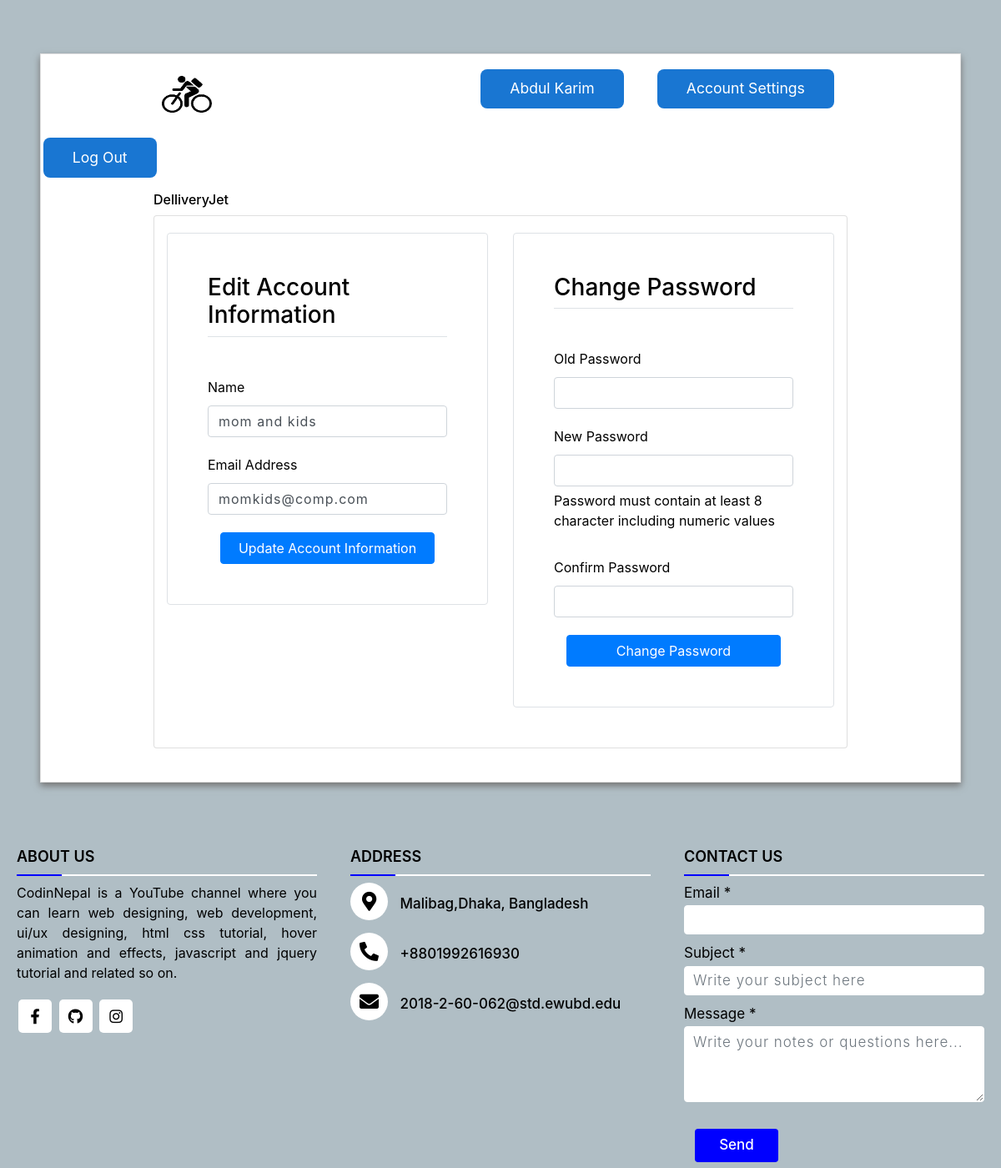
Page /account-settings/6/ (signed in) on the committed database.
### users/models.py (models this page shows, shortened)
class User(AbstractBaseUser):
    email = models.EmailField(max_length=255, unique=True)
    name = models.CharField(max_length=255)
    date_joined = models.DateTimeField(auto_now_add=True)
    is_buyer = models.BooleanField(default=False)
    is_company = models.BooleanField(default=False)
    is_DeliveryMan = models.BooleanField(default=False)
    is_active = models.BooleanField(default=True)
    is_staff = models.BooleanField(default=False)
    is_admin = models.BooleanField(default=False)
    USERNAME_FIELD = 'email'
    REQUIRED_FIELDS = ['name']  # Email & Password are required by default.
    objects = MyUserManager()

### users/views.py (the view, shortened to what this page needs)
# urls.py: path('account-settings/<str:pk>/', account_settings, name='account-settings'),
@login_required(login_url='login')
def account_settings(request, pk):
    user = User.objects.get(id=pk)
    information_form = AccountInformationForm(instance=user)
    password_form = PasswordChangeForm(request.user)
    context = {
        'information_form': information_form,
        'password_form': password_form,
    }
    return render(request, 'account-settings.html', context)

### users/forms.py
class AccountInformationForm(ModelForm):
    class Meta:
        model = User
        fields = ('name', 'email')

### users/templates/account-settings.html (shortened to what this page needs)
{% extends "base.html" %}
{% load static %}
{% load widget_tweaks %}
{% block content %}
<html>
    <head>
        <link rel="stylesheet" href="https://stackpath.bootstrapcdn.com/bootstrap/4.3.1/css/bootstrap.min.css">
</head>
<body>
<div class="container-fluid px-1 px-md-5 px-lg-1 px-xl-5 py-5 mx-auto">
    <div class="card card0 border-4">
        <div class="row d-flex">
                <div class="card1 ">
                     <div > <img src="{% static 'assets/favicon.png' %}" class="logo">
                        <button class="mbtn blue"  ><a href= "{% url 'home' %}">{{request.user.name}}</a></button>
                        <button class="mbtn blue"  ><a href= "">Account Settings</a></button>
                        <button class="mbtn blue" > <a href="{% url 'logout' %}">Log Out </a></button>
                        <div class="relative"><h6><a href="{% url 'home' %}">DelliveryJet</a></h6></div>
                    </div>
                </div>
                <div class="card2 card border-2">
<section class="site-section">
    <div class="container">
        <div class="row">
            <div class="col-lg-6 mb-5">
                <form class="p-4 p-md-5 border rounded" method="post" action="">
                    <h3 class="text-black mb-5 border-bottom pb-2">Edit Account Information</h3>
                    <div class="row form-group">
                        <div class="col-md-12 mb-3 mb-md-0">
                            <label class="text-black">Name</label>
                            {{ information_form.name|add_class:"form-control" }}
                        </div>
                    </div>
                    <div class="row form-group">
                        <div class="col-md-12 mb-3 mb-md-0">
                            <label class="text-black">Email Address</label>
                            {{ information_form.email|add_class:"form-control" }}
                        </div>
                    </div>
                    <div class="col-12">
                        <button class="btn btn-block btn-primary btn-md" type="submit">Update Account Information
                        </button>
                    </div>
                </form>
            </div>
            <div class="col-lg-6 mb-5">
                <form class="p-4 p-md-5 border rounded" method="post" action="">
                    <h3 class="text-black mb-5 border-bottom pb-2">Change Password</h3>
                    <div class="row form-group">
                        <div class="col-md-12 mb-3 mb-md-0">
                            <label class="text-black">Old Password</label>
                            {{ password_form.old_password|add_class:"form-control" }}
                        </div>
                    </div>
                    <div class="row form-group">
                        <div class="col-md-12 mb-3 mb-md-0">
                            <label class="text-black">New Password</label>
                            {{ password_form.new_password1|add_class:"form-control" }}
                            <p>Password must contain at least 8 character including numeric values</p>
                        </div>
                    </div>
                    <div class="row form-group">
                        <div class="col-md-12 mb-3 mb-md-0">
                            <label class="text-black">Confirm Password</label>
                            {{ password_form.new_password2|add_class:"form-control" }}
                        </div>
                    </div>
                    <div class="col-12">
                        <button class="btn btn-block btn-primary btn-md" type="submit">Change Password
                        </button>
                    </div>
                </form>
            </div>
        </div>
    </div>
</section>
</div>
</div>
</div>
</div>
</body>
</html>
{% endblock %}

### users/templates/account-settings.html (style rules this page uses)
body { color: #000; overflow-x: hidden; height: 100%; background-color: #B0BEC5; background-repeat: no-repeat }
.card0 { box-shadow: 0px 4px 8px 0px #757575; border-radius: 0px }
.card2 { margin: 0px 150px; width:100%; margin-bottom: 40px ; padding-top: 20px; }
.logo { width: 370px; height: 70px; margin-top: 10px; margin-left: 150px; padding-right: 290px; }
::placeholder { color: #BDBDBD; opacity: 1; font-weight: 300 }
input, textarea { padding: 10px 12px 10px 12px; border: 1px solid lightgrey; border-radius: 2px; margin-bottom: 5px; margin-top: 2px; width: 100%; box-sizing: border-box; color: #2C3E50; font-size: 14px; letter-spacing: 1px }
a { color: inherit; cursor: pointer }
button.mbtn { padding:0.6em 2em; border-radius: 8px; color:#fff; background-color:#1976d2; font-size:1.1em; border: 0; cursor:pointer; margin:1em; }
button.mbtn.blue { background-color:#1976d2; }
div.relative { position: relative; left: 150px; width: fit-content; }

### rows in the picture
User: user.name "Abdul Karim"
User: name "mom and kids", email "momkids@comp.com"
